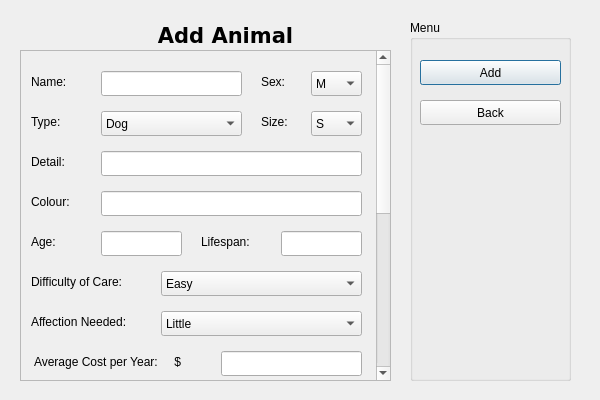
<?xml version="1.0" encoding="UTF-8"?>
<ui version="4.0">
 <class>animalDetailView</class>
 <widget class="QDialog" name="animalDetailView">
  <property name="geometry">
   <rect>
    <x>0</x>
    <y>0</y>
    <width>600</width>
    <height>400</height>
   </rect>
  </property>
  <property name="windowTitle">
   <string>Add Animal</string>
  </property>
  <widget class="QGroupBox" name="groupBox">
   <property name="geometry">
    <rect>
     <x>410</x>
     <y>20</y>
     <width>161</width>
     <height>361</height>
    </rect>
   </property>
   <property name="title">
    <string>Menu</string>
   </property>
   <widget class="QPushButton" name="addButton">
    <property name="geometry">
     <rect>
      <x>10</x>
      <y>40</y>
      <width>141</width>
      <height>25</height>
     </rect>
    </property>
    <property name="text">
     <string>Add</string>
    </property>
   </widget>
   <widget class="QPushButton" name="backButton">
    <property name="geometry">
     <rect>
      <x>10</x>
      <y>80</y>
      <width>141</width>
      <height>25</height>
     </rect>
    </property>
    <property name="text">
     <string>Back</string>
    </property>
   </widget>
   <widget class="QPushButton" name="editButton">
    <property name="geometry">
     <rect>
      <x>10</x>
      <y>40</y>
      <width>141</width>
      <height>25</height>
     </rect>
    </property>
    <property name="text">
     <string>Edit</string>
    </property>
   </widget>
   <widget class="QPushButton" name="saveButton">
    <property name="geometry">
     <rect>
      <x>10</x>
      <y>40</y>
      <width>141</width>
      <height>25</height>
     </rect>
    </property>
    <property name="text">
     <string>Save</string>
    </property>
   </widget>
   <zorder>saveButton</zorder>
   <zorder>editButton</zorder>
   <zorder>addButton</zorder>
   <zorder>backButton</zorder>
  </widget>
  <widget class="QLabel" name="label">
   <property name="geometry">
    <rect>
     <x>140</x>
     <y>20</y>
     <width>171</width>
     <height>31</height>
    </rect>
   </property>
   <property name="font">
    <font>
     <family>DejaVu Sans</family>
     <pointsize>16</pointsize>
     <weight>75</weight>
     <bold>true</bold>
    </font>
   </property>
   <property name="lineWidth">
    <number>0</number>
   </property>
   <property name="text">
    <string>Add Animal</string>
   </property>
   <property name="alignment">
    <set>Qt::AlignCenter</set>
   </property>
  </widget>
  <widget class="QWidget" name="fieldsWidget" native="true">
   <property name="geometry">
    <rect>
     <x>20</x>
     <y>50</y>
     <width>371</width>
     <height>331</height>
    </rect>
   </property>
   <widget class="QScrollArea" name="scrollArea">
    <property name="geometry">
     <rect>
      <x>0</x>
      <y>0</y>
      <width>371</width>
      <height>331</height>
     </rect>
    </property>
    <property name="sizePolicy">
     <sizepolicy hsizetype="Preferred" vsizetype="Preferred">
      <horstretch>0</horstretch>
      <verstretch>0</verstretch>
     </sizepolicy>
    </property>
    <property name="minimumSize">
     <size>
      <width>371</width>
      <height>0</height>
     </size>
    </property>
    <property name="maximumSize">
     <size>
      <width>371</width>
      <height>10000000</height>
     </size>
    </property>
    <property name="verticalScrollBarPolicy">
     <enum>Qt::ScrollBarAlwaysOn</enum>
    </property>
    <property name="horizontalScrollBarPolicy">
     <enum>Qt::ScrollBarAlwaysOff</enum>
    </property>
    <property name="sizeAdjustPolicy">
     <enum>QAbstractScrollArea::AdjustToContents</enum>
    </property>
    <property name="widgetResizable">
     <bool>false</bool>
    </property>
    <widget class="QWidget" name="scrollAreaWidgetContents">
     <property name="geometry">
      <rect>
       <x>0</x>
       <y>0</y>
       <width>355</width>
       <height>669</height>
      </rect>
     </property>
     <widget class="QLabel" name="label_2">
      <property name="geometry">
       <rect>
        <x>10</x>
        <y>20</y>
        <width>51</width>
        <height>21</height>
       </rect>
      </property>
      <property name="text">
       <string>Name:</string>
      </property>
      <property name="alignment">
       <set>Qt::AlignLeading|Qt::AlignLeft|Qt::AlignVCenter</set>
      </property>
     </widget>
     <widget class="QLineEdit" name="animalName">
      <property name="geometry">
       <rect>
        <x>80</x>
        <y>20</y>
        <width>141</width>
        <height>25</height>
       </rect>
      </property>
     </widget>
     <widget class="QLabel" name="label_3">
      <property name="geometry">
       <rect>
        <x>10</x>
        <y>60</y>
        <width>64</width>
        <height>21</height>
       </rect>
      </property>
      <property name="text">
       <string>Type:</string>
      </property>
     </widget>
     <widget class="QComboBox" name="animalType">
      <property name="geometry">
       <rect>
        <x>80</x>
        <y>60</y>
        <width>141</width>
        <height>25</height>
       </rect>
      </property>
      <item>
       <property name="text">
        <string>Dog</string>
       </property>
      </item>
      <item>
       <property name="text">
        <string>Cat</string>
       </property>
      </item>
      <item>
       <property name="text">
        <string>Bird</string>
       </property>
      </item>
      <item>
       <property name="text">
        <string>Small Animal</string>
       </property>
      </item>
     </widget>
     <widget class="QLabel" name="label_7">
      <property name="geometry">
       <rect>
        <x>10</x>
        <y>100</y>
        <width>64</width>
        <height>21</height>
       </rect>
      </property>
      <property name="text">
       <string>Detail:</string>
      </property>
     </widget>
     <widget class="QLineEdit" name="animalDetail">
      <property name="geometry">
       <rect>
        <x>80</x>
        <y>100</y>
        <width>261</width>
        <height>25</height>
       </rect>
      </property>
     </widget>
     <widget class="QLabel" name="label_4">
      <property name="geometry">
       <rect>
        <x>240</x>
        <y>20</y>
        <width>41</width>
        <height>21</height>
       </rect>
      </property>
      <property name="text">
       <string>Sex:</string>
      </property>
     </widget>
     <widget class="QComboBox" name="animalSex">
      <property name="geometry">
       <rect>
        <x>290</x>
        <y>20</y>
        <width>51</width>
        <height>25</height>
       </rect>
      </property>
      <item>
       <property name="text">
        <string>M</string>
       </property>
      </item>
      <item>
       <property name="text">
        <string>F</string>
       </property>
      </item>
     </widget>
     <widget class="QLineEdit" name="animalAge">
      <property name="geometry">
       <rect>
        <x>80</x>
        <y>180</y>
        <width>81</width>
        <height>25</height>
       </rect>
      </property>
     </widget>
     <widget class="QLabel" name="label_5">
      <property name="geometry">
       <rect>
        <x>10</x>
        <y>180</y>
        <width>64</width>
        <height>21</height>
       </rect>
      </property>
      <property name="text">
       <string>Age:</string>
      </property>
     </widget>
     <widget class="QLineEdit" name="animalColour">
      <property name="geometry">
       <rect>
        <x>80</x>
        <y>140</y>
        <width>261</width>
        <height>25</height>
       </rect>
      </property>
     </widget>
     <widget class="QLabel" name="label_6">
      <property name="geometry">
       <rect>
        <x>10</x>
        <y>140</y>
        <width>64</width>
        <height>21</height>
       </rect>
      </property>
      <property name="text">
       <string>Colour:</string>
      </property>
     </widget>
     <widget class="QLabel" name="label_8">
      <property name="geometry">
       <rect>
        <x>180</x>
        <y>180</y>
        <width>64</width>
        <height>21</height>
       </rect>
      </property>
      <property name="text">
       <string>Lifespan:</string>
      </property>
     </widget>
     <widget class="QLineEdit" name="animalLifespan">
      <property name="geometry">
       <rect>
        <x>260</x>
        <y>180</y>
        <width>81</width>
        <height>25</height>
       </rect>
      </property>
     </widget>
     <widget class="QComboBox" name="animalDifficulty">
      <property name="geometry">
       <rect>
        <x>140</x>
        <y>220</y>
        <width>201</width>
        <height>25</height>
       </rect>
      </property>
      <item>
       <property name="text">
        <string>Easy</string>
       </property>
      </item>
      <item>
       <property name="text">
        <string>Intermediate</string>
       </property>
      </item>
      <item>
       <property name="text">
        <string>Difficult</string>
       </property>
      </item>
     </widget>
     <widget class="QLabel" name="label_9">
      <property name="geometry">
       <rect>
        <x>10</x>
        <y>220</y>
        <width>121</width>
        <height>21</height>
       </rect>
      </property>
      <property name="text">
       <string>Difficulty of Care:</string>
      </property>
     </widget>
     <widget class="QComboBox" name="animalAffection">
      <property name="geometry">
       <rect>
        <x>140</x>
        <y>260</y>
        <width>201</width>
        <height>25</height>
       </rect>
      </property>
      <item>
       <property name="text">
        <string>Little</string>
       </property>
      </item>
      <item>
       <property name="text">
        <string>Moderate</string>
       </property>
      </item>
      <item>
       <property name="text">
        <string>Lots</string>
       </property>
      </item>
     </widget>
     <widget class="QLabel" name="label_10">
      <property name="geometry">
       <rect>
        <x>10</x>
        <y>260</y>
        <width>121</width>
        <height>21</height>
       </rect>
      </property>
      <property name="text">
       <string>Affection Needed:</string>
      </property>
     </widget>
     <widget class="QLabel" name="label_11">
      <property name="geometry">
       <rect>
        <x>13</x>
        <y>300</y>
        <width>181</width>
        <height>21</height>
       </rect>
      </property>
      <property name="text">
       <string>Average Cost per Year:     $</string>
      </property>
     </widget>
     <widget class="QLineEdit" name="animalCost">
      <property name="geometry">
       <rect>
        <x>200</x>
        <y>300</y>
        <width>141</width>
        <height>25</height>
       </rect>
      </property>
     </widget>
     <widget class="QLineEdit" name="animalTime">
      <property name="geometry">
       <rect>
        <x>200</x>
        <y>340</y>
        <width>91</width>
        <height>25</height>
       </rect>
      </property>
     </widget>
     <widget class="QLabel" name="label_12">
      <property name="geometry">
       <rect>
        <x>10</x>
        <y>340</y>
        <width>191</width>
        <height>21</height>
       </rect>
      </property>
      <property name="text">
       <string>Time Commitment per Day:</string>
      </property>
     </widget>
     <widget class="QLabel" name="label_13">
      <property name="geometry">
       <rect>
        <x>300</x>
        <y>340</y>
        <width>41</width>
        <height>21</height>
       </rect>
      </property>
      <property name="text">
       <string>hours</string>
      </property>
     </widget>
     <widget class="QComboBox" name="animalSpace">
      <property name="geometry">
       <rect>
        <x>140</x>
        <y>380</y>
        <width>201</width>
        <height>25</height>
       </rect>
      </property>
      <item>
       <property name="text">
        <string>Little Space</string>
       </property>
      </item>
      <item>
       <property name="text">
        <string>Moderate Space</string>
       </property>
      </item>
      <item>
       <property name="text">
        <string>Lots of Space</string>
       </property>
      </item>
     </widget>
     <widget class="QLabel" name="label_14">
      <property name="geometry">
       <rect>
        <x>10</x>
        <y>380</y>
        <width>121</width>
        <height>21</height>
       </rect>
      </property>
      <property name="text">
       <string>Space Needed:</string>
      </property>
     </widget>
     <widget class="QComboBox" name="animalLoudness">
      <property name="geometry">
       <rect>
        <x>140</x>
        <y>420</y>
        <width>201</width>
        <height>25</height>
       </rect>
      </property>
      <item>
       <property name="text">
        <string>No Noise</string>
       </property>
      </item>
      <item>
       <property name="text">
        <string>Little Noise</string>
       </property>
      </item>
      <item>
       <property name="text">
        <string>Moderate Noise</string>
       </property>
      </item>
      <item>
       <property name="text">
        <string>Lots of Noise</string>
       </property>
      </item>
     </widget>
     <widget class="QLabel" name="label_15">
      <property name="geometry">
       <rect>
        <x>10</x>
        <y>420</y>
        <width>121</width>
        <height>21</height>
       </rect>
      </property>
      <property name="text">
       <string>Noise Made:</string>
      </property>
     </widget>
     <widget class="QComboBox" name="animalActiveness">
      <property name="geometry">
       <rect>
        <x>140</x>
        <y>460</y>
        <width>201</width>
        <height>25</height>
       </rect>
      </property>
      <property name="currentIndex">
       <number>0</number>
      </property>
      <item>
       <property name="text">
        <string>None</string>
       </property>
      </item>
      <item>
       <property name="text">
        <string>Little</string>
       </property>
      </item>
      <item>
       <property name="text">
        <string>Moderate</string>
       </property>
      </item>
      <item>
       <property name="text">
        <string>Lots</string>
       </property>
      </item>
     </widget>
     <widget class="QLabel" name="label_16">
      <property name="geometry">
       <rect>
        <x>10</x>
        <y>460</y>
        <width>121</width>
        <height>21</height>
       </rect>
      </property>
      <property name="text">
       <string>Activity Required:</string>
      </property>
     </widget>
     <widget class="QGroupBox" name="animalIntegration">
      <property name="geometry">
       <rect>
        <x>10</x>
        <y>510</y>
        <width>331</width>
        <height>61</height>
       </rect>
      </property>
      <property name="title">
       <string>Integration</string>
      </property>
      <widget class="QCheckBox" name="dogCheckBox">
       <property name="geometry">
        <rect>
         <x>10</x>
         <y>30</y>
         <width>61</width>
         <height>23</height>
        </rect>
       </property>
       <property name="text">
        <string>Dog</string>
       </property>
       <attribute name="buttonGroup">
        <string notr="true">animalButtonGroup</string>
       </attribute>
      </widget>
      <widget class="QCheckBox" name="childCheckBox">
       <property name="geometry">
        <rect>
         <x>150</x>
         <y>30</y>
         <width>81</width>
         <height>23</height>
        </rect>
       </property>
       <property name="text">
        <string>Children</string>
       </property>
       <attribute name="buttonGroup">
        <string notr="true">animalButtonGroup</string>
       </attribute>
      </widget>
      <widget class="QCheckBox" name="catCheckBox">
       <property name="geometry">
        <rect>
         <x>80</x>
         <y>30</y>
         <width>51</width>
         <height>23</height>
        </rect>
       </property>
       <property name="text">
        <string>Cat</string>
       </property>
       <attribute name="buttonGroup">
        <string notr="true">animalButtonGroup</string>
       </attribute>
      </widget>
     </widget>
     <widget class="QLabel" name="label_17">
      <property name="geometry">
       <rect>
        <x>10</x>
        <y>590</y>
        <width>121</width>
        <height>21</height>
       </rect>
      </property>
      <property name="text">
       <string>Obedience Level:</string>
      </property>
     </widget>
     <widget class="QComboBox" name="animalObedience">
      <property name="geometry">
       <rect>
        <x>140</x>
        <y>590</y>
        <width>201</width>
        <height>25</height>
       </rect>
      </property>
      <item>
       <property name="text">
        <string>Untrained</string>
       </property>
      </item>
      <item>
       <property name="text">
        <string>Somewhat Trained</string>
       </property>
      </item>
      <item>
       <property name="text">
        <string>Trained</string>
       </property>
      </item>
     </widget>
     <widget class="QLabel" name="label_18">
      <property name="geometry">
       <rect>
        <x>10</x>
        <y>630</y>
        <width>121</width>
        <height>21</height>
       </rect>
      </property>
      <property name="text">
       <string>Animal Shedding:</string>
      </property>
     </widget>
     <widget class="QComboBox" name="animalShedding">
      <property name="geometry">
       <rect>
        <x>140</x>
        <y>630</y>
        <width>201</width>
        <height>25</height>
       </rect>
      </property>
      <item>
       <property name="text">
        <string>None</string>
       </property>
      </item>
      <item>
       <property name="text">
        <string>Little</string>
       </property>
      </item>
      <item>
       <property name="text">
        <string>Moderate</string>
       </property>
      </item>
      <item>
       <property name="text">
        <string>Lots</string>
       </property>
      </item>
     </widget>
     <widget class="QLabel" name="label_19">
      <property name="geometry">
       <rect>
        <x>240</x>
        <y>60</y>
        <width>41</width>
        <height>21</height>
       </rect>
      </property>
      <property name="text">
       <string>Size:</string>
      </property>
     </widget>
     <widget class="QComboBox" name="animalSize">
      <property name="geometry">
       <rect>
        <x>290</x>
        <y>60</y>
        <width>51</width>
        <height>25</height>
       </rect>
      </property>
      <item>
       <property name="text">
        <string>S</string>
       </property>
      </item>
      <item>
       <property name="text">
        <string>M</string>
       </property>
      </item>
      <item>
       <property name="text">
        <string>L</string>
       </property>
      </item>
     </widget>
    </widget>
   </widget>
  </widget>
 </widget>
 <resources/>
 <connections/>
 <buttongroups>
  <buttongroup name="animalButtonGroup">
   <property name="exclusive">
    <bool>false</bool>
   </property>
  </buttongroup>
 </buttongroups>
</ui>
